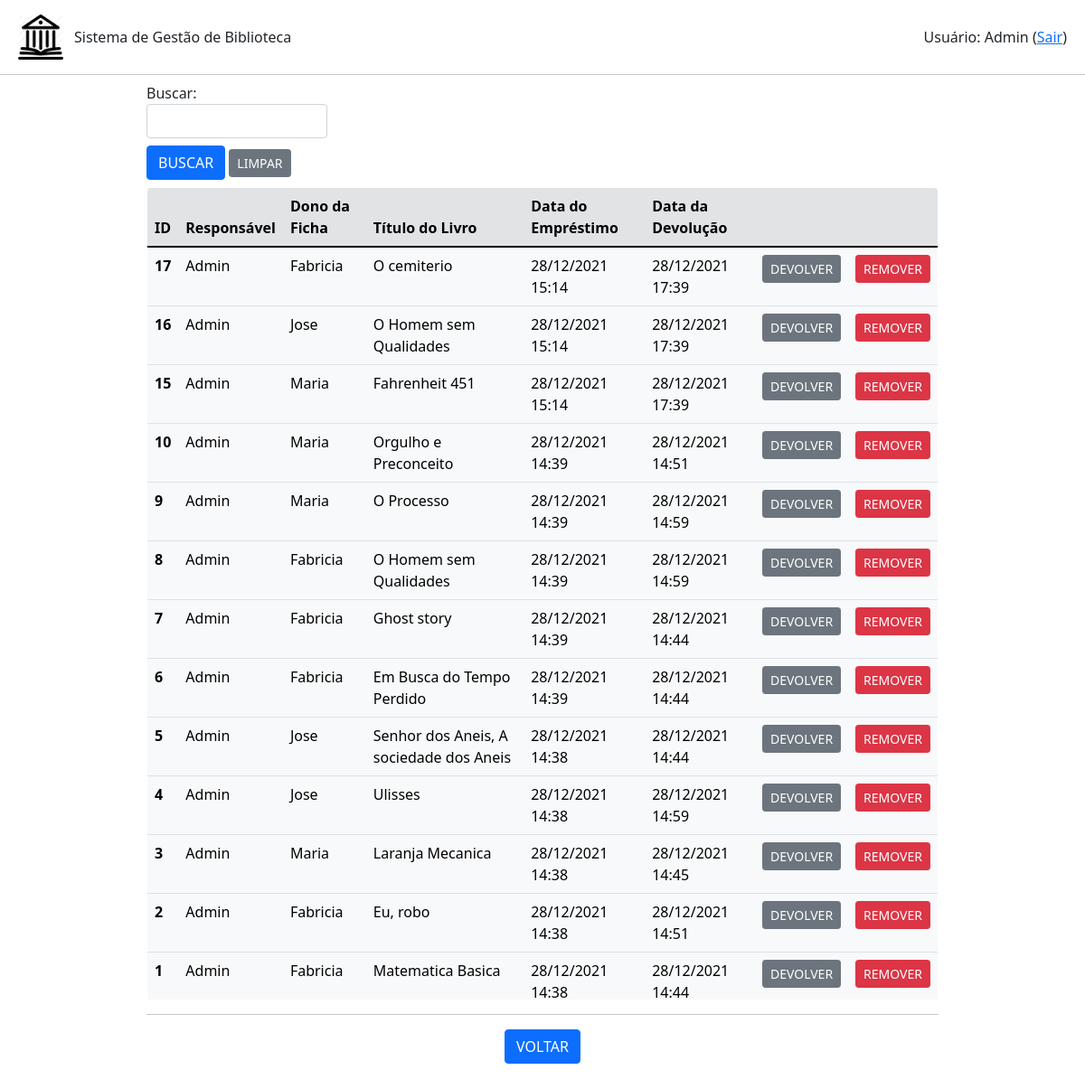
The app's page /emprestimo/listar (signed in) with its own data.
### emprestimo.py (models this page shows, shortened)
class Emprestimo(db.Model):
    id = db.Column(db.Integer, primary_key=True)
    id_usuario = db.Column(db.Integer,db.ForeignKey('usuario.id'))
    id_livro = db.Column(db.Integer,db.ForeignKey('livro.id'))
    id_ficha = db.Column(db.Integer,db.ForeignKey('ficha.id'))
    data_emprestimo = db.Column(db.DateTime, unique=False, nullable=False)
    data_devolucao = db.Column(db.DateTime, unique=False, nullable=True)

### usuario.py (models this page shows, shortened)
class Usuario(db.Model):
    id = db.Column(db.Integer, primary_key=True)
    nome = db.Column(db.String(200), unique=False, nullable=False)
    username = db.Column(db.String(80), unique=True, nullable=False)
    email = db.Column(db.String(120), unique=True, nullable=False)
    telefone = db.Column(db.String(20),unique=False, nullable=False)
    senha = db.Column(db.String(80), unique=False, nullable=False)
    admin = db.Column(db.Boolean(), default=False)
    emprestimo = db.relationship('Emprestimo', backref='usuario', lazy=True)

### ficha.py (models this page shows, shortened)
class Ficha(db.Model):
    id = db.Column(db.Integer, primary_key=True)
    nome = db.Column(db.String(200), unique=False, nullable=False)
    cpf = db.Column(db.String(20), unique=True, nullable=False)
    email = db.Column(db.String(120), unique=True, nullable=False)
    ativo = db.Column(db.Boolean(), default=False)
    qtdLivros = db.Column(db.Integer, unique=False, nullable=False)
    totalLivros = db.Column(db.Integer, unique=False, nullable=False)
    emprestimo = db.relationship('Emprestimo', backref='ficha', lazy=True)

### livro.py (models this page shows, shortened)
class Livro(db.Model):
    id = db.Column(db.Integer, primary_key=True)
    titulo = db.Column(db.String(200), unique=False, nullable=False)
    autor = db.Column(db.String(80), unique=False, nullable=False)
    genero = db.Column(db.String(120), unique=False, nullable=False)
    disponivel = db.Column(db.Boolean, default=True)
    emprestimo = db.relationship('Emprestimo', backref='livro', lazy=True)

### app.py (the view, shortened to what this page needs)
@app.route('/emprestimo/listar', methods=['POST','GET'])
def listar_emprestimos():
    if session.get('autenticado',False)==False:
        flash(u'Login necessário!', category='warning')
        return(redirect(url_for('login')))
    form = BuscaForm()
    emprestimos = Emprestimo.query.order_by(Emprestimo.data_emprestimo.desc()).all()
    return(render_template('emprestimos.html', emprestimos=emprestimos, form=form, action=url_for('listar_emprestimos')))

### formBusca.py
class BuscaForm(FlaskForm):
    campo = StringField('Buscar: ', validators=[DataRequired()])
    enviar = SubmitField('BUSCAR')

### templates/emprestimos.html (shortened to what this page needs)
{% extends "base.html" %}
{% block conteudo %}
<div class="container-fluid mx-auto mb-1" style="width: 75%; max-height: 100vh;">
    {% from 'bootstrap/form.html' import render_field %}
    <form method="post">
        <div class="mt-2" style="width: 200px;">
            {{ render_field(form.campo) }}
        </div>
        <div class="mt-2 mb-2">
            {{ render_field(form.enviar, button_style="primary", button_size="sm") }}
            <a class="btn btn-secondary btn-sm" href="{{url_for('listar_emprestimos')}}" role="button">LIMPAR</a>
        </div>
    </form>
    <div style="max-height: 60vh; overflow-y: auto;">
        <table class=" table table-light border rounded-3" style="overflow: hidden;">
            <thead>
            <tr class="table-secondary">
                <th scope="col">ID</th>
                <th scope="col">Responsável</th>
                <th scope="col">Dono da Ficha</th>
                <th scope="col">Título do Livro</th>
                <th scope="col">Data do Empréstimo</th>
                <th scope="col">Data da Devolução</th>
                <th scope="col"></th>
                <th scope="col"></th>
            </tr>
            </thead>
            <tbod>
                {% for emprestimo in emprestimos %}
                    <tr>
                        <th scope="row">{{emprestimo.id}}</th>
                        {% if emprestimo.usuario is not none %}
                            <td>{{emprestimo.usuario.nome}}</td>
                        {% else %}
                            <td>Sem dados</td>
                        {% endif %}
                        {% if emprestimo.ficha is not none %}
                            <td>{{emprestimo.ficha.nome}}</td>
                        {% else %}
                            <td>Sem dados</td>
                        {% endif %}
                        {% if emprestimo.livro is not none %}
                            <td>{{emprestimo.livro.titulo}}</td>
                        {% else %}
                            <td>Sem dados</td>
                        {% endif %}
                        <td>{{emprestimo.data_emprestimo.strftime('%d/%m/%Y %H:%M')}}</td>
                        {% if emprestimo.data_devolucao is not none %}
                            <td>{{emprestimo.data_devolucao.strftime('%d/%m/%Y %H:%M')}}</td>
                            <td class="text-center">
                                <a class="btn btn-secondary btn-sm" href="{{url_for('devolver_emprestimo',id_emprestimo=emprestimo.id)}}" role="button">DEVOLVER</a>
                            </td>
                        {% else %}
                            <td>NÃO DEVOLVIDO</td>
                            <td class="text-center">
                                <a class="btn btn-success btn-sm" href="{{url_for('devolver_emprestimo',id_emprestimo=emprestimo.id)}}" role="button">DEVOLVER</a>
                            </td>
                        {% endif %}
                        <td class="text-center"><a class="btn btn-danger btn-sm" href="{{url_for('remover_emprestimo',id_emprestimo=emprestimo.id)}}" role="button">REMOVER</a></td>
                    </tr>
                {% endfor %}
        </table>
    </div>
    <hr>
    <div class="row text-center">
        <div class="col mr-1">
            <a class="btn btn-primary" href="{{url_for('root')}}" role="button">VOLTAR</a>
        </div>
    </div>
</div>
{% endblock %}

### records on screen
Emprestimo: id "17", usuario.nome "Admin", ficha.nome "Fabricia", livro.titulo "O cemiterio", data_emprestimo "28/12/2021 15:14", data_devolucao "28/12/2021 17:39"
Emprestimo: id "16", usuario.nome "Admin", ficha.nome "Jose", livro.titulo "O Homem sem Qualidades", data_emprestimo "28/12/2021 15:14", data_devolucao "28/12/2021 17:39"
Emprestimo: id "15", usuario.nome "Admin", ficha.nome "Maria", livro.titulo "Fahrenheit 451", data_emprestimo "28/12/2021 15:14", data_devolucao "28/12/2021 17:39"
Emprestimo: id "10", usuario.nome "Admin", ficha.nome "Maria", livro.titulo "Orgulho e Preconceito", data_emprestimo "28/12/2021 14:39", data_devolucao "28/12/2021 14:51"
Emprestimo: id "9", usuario.nome "Admin", ficha.nome "Maria", livro.titulo "O Processo", data_emprestimo "28/12/2021 14:39", data_devolucao "28/12/2021 14:59"
Emprestimo: id "8", usuario.nome "Admin", ficha.nome "Fabricia", livro.titulo "O Homem sem Qualidades", data_emprestimo "28/12/2021 14:39", data_devolucao "28/12/2021 14:59"
Emprestimo: id "7", usuario.nome "Admin", ficha.nome "Fabricia", livro.titulo "Ghost story", data_emprestimo "28/12/2021 14:39", data_devolucao "28/12/2021 14:44"
Emprestimo: id "6", usuario.nome "Admin", ficha.nome "Fabricia", livro.titulo "Em Busca do Tempo Perdido", data_emprestimo "28/12/2021 14:39", data_devolucao "28/12/2021 14:44"
Emprestimo: id "5", usuario.nome "Admin", ficha.nome "Jose", livro.titulo "Senhor dos Aneis, A sociedade dos Aneis", data_emprestimo "28/12/2021 14:38", data_devolucao "28/12/2021 14:44"
Emprestimo: id "4", usuario.nome "Admin", ficha.nome "Jose", livro.titulo "Ulisses", data_emprestimo "28/12/2021 14:38", data_devolucao "28/12/2021 14:59"
Emprestimo: id "3", usuario.nome "Admin", ficha.nome "Maria", livro.titulo "Laranja Mecanica", data_emprestimo "28/12/2021 14:38", data_devolucao "28/12/2021 14:45"
Emprestimo: id "2", usuario.nome "Admin", ficha.nome "Fabricia", livro.titulo "Eu, robo", data_emprestimo "28/12/2021 14:38", data_devolucao "28/12/2021 14:51"
Emprestimo: id "1", usuario.nome "Admin", ficha.nome "Fabricia", livro.titulo "Matematica Basica", data_emprestimo "28/12/2021 14:38", data_devolucao "28/12/2021 14:44"

### other values on screen
{{ session.get('nome') }} "Admin"
